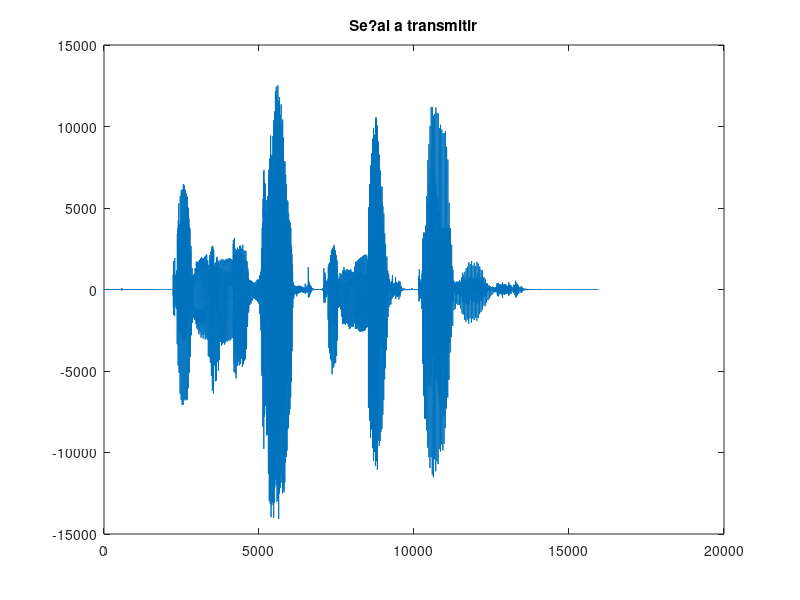

The MATLAB script that drew this image: (Note: this script raises an error after producing the figure.)
%% Practica 1 - SAC %%

%  Autores -> Manuel Moya Ferrer
%             Jose Manuel Garcia Gimenez
%             Juan Manuel Lopez Torralba


%% TRANSMISOR %%

% En este script se lleva a cabo la implementacion de un transmisor
% encargado de la comunicacion de un archivo de audio hacia un terminal
% receptor. 
% Para ello, se implementan las caracteristicas basicas de un emisor:

% - 1? Cuantizacion de la se?al.
% - 2? Codificacion de la se?al usando un codigo de linea Manchester.
% - 3? Muestreo de la se?al codificada para conseguir una segunda
% se?al adaptada a una transmision paso baja con una frecuencia superior 
% de corte de 12kHz.
% - 4? Preambulo y postambulo.
% - 5? Envio de la se?al.



%% Inicializaci?n variables

clear all

load x.txt % Cargamos la se?al de audio a transmitir.
plot (x);
title 'Se?al a transmitir';
BitsCuatizacion=8; % 2^B -1 niveles cuantizacion
Vd = 2;  % Valor de amplitud de la se?al a transmitir
guardar=0;


%% Cuantizacion de la se?al
%  En este primer apartado procedemos a cuantizar la se?al de audio
%  procedente del fichero x.txt.

[x,Xmax,Xmin]=normalizar(x); %En primer lugar, normalizamos la se?al.

quantum=(Xmax-Xmin)/(2^BitsCuatizacion-1); %Definimos el quantum para la cuantizaci?n
xCuantizada=round((x+1)/quantum)*quantum-1; %Se?al cuantizada en niveles
stem(xCuantizada)


% Obtenemos el error de cuantizacion
errorCuantizacionEnTransmisor=x-xCuantizada;
SNRenTransmisor=10*log10((x'*x)/(errorCuantizacionEnTransmisor'*errorCuantizacionEnTransmisor));


% Asignamos un codigo de bits a cada nivel de cuantizacion, de manera que
% obtenemos la se?al cuantizada en la cual cada muestra corresponde a un
% nivel de cuantizacion definido por 8 bits.

% En primer lugar obtenemos los diferentes niveles de la se?al cuantizada
% mediante la funcion unique, ordenandolos posteriormente con sort.
nivelesCuantizacion=sort(unique(xCuantizada,'stable')); 
% Obtenemos el numero total de niveles de cuantizacion a partir de los bits
% utilizados
numeroTotalNivelesCuantizacion=(2^BitsCuatizacion)-1;
% Creamos una nueva matriz de 1 fila y tantas columnas como muestras en la
% se?al de audio. En el for, buscamos en la se?al cuantizada los valores de
% esta que se corresponden con el nivel de cuantizacion mas alto, asignandoles el nivel
% correspondiente en decimal, y asi sucesivamente hasta llegar al nivel 0.
palabraCodigoTXDecimal=zeros(1,length(xCuantizada));
for i=1:1:length(nivelesCuantizacion)-1
    palabraCodigoTXDecimal(find(xCuantizada(:,1)==nivelesCuantizacion(i,1)))=numeroTotalNivelesCuantizacion;
    numeroTotalNivelesCuantizacion=numeroTotalNivelesCuantizacion-1;
end

% En dicha matriz hemos asignado los niveles en decimal (7,6,...0) por lo
% que ahora pasamos dicha matriz a binario.
palabraCodigoTXBinario=dec2bin(palabraCodigoTXDecimal);
 


%% Aplicacion del codigo de linea a la se?al cuantizada.
%  Una vez que tenemos la se?al cuantizada y en binario, le aplicamos un
%  codigo de linea Manchester, de manera que no tenemos componente en
%  continua, y a su vez empleamos un algoritmo optimo para una transmision
%  en un canal paso baja.

% Creamos una nueva matriz, en la cual, mediante un for, almacenamos los
% datos de la se?al cuantizada codificados mediante la funcion
% bin2manchester.
datosCodificadosTX=[];
for fila=1:1:length(palabraCodigoTXBinario)
    datosCodificadosTX = strcat(datosCodificadosTX,bin2manchester(palabraCodigoTXBinario(fila,:)));
end


%% Preambulo y post-ambulo 
%  Una vez que tenemos la se?al codificada, hemos de a?adirle una seccion
%  de codigo caracteristica que defina donde comienza nuestra se?al y donde
%  acaba, puesto que en el receptor recibira otros datos/ruido antes y
%  despues de nuestra se?al.

% Definimos un preambulo, el cual marca donde comenzara nuestra se?al.
preambulo = [1 1 1 1 1 1 1 1 0 0 0 0 0 0 0 0 1 1 1 1 1 1 1 1 0 0 0 0 0 0 0 0];

% Definimos un post-ambulo, el cual marca donde finalizara nuestra se?al.
postambulo = [0 0 0 0 0 0 0 0 1 1 1 1 1 1 1 1 0 0 0 0 0 0 0 0 1 1 1 1 1 1 1 1];

% Pasamos la matriz de string a int.
datosCodificadosTX = str2num(datosCodificadosTX')';
% A?adimos las delimitaciones de la se?al
datosCodificadosTX = [ preambulo datosCodificadosTX postambulo ] ;

%% Adaptacion de la se?al para su envio a BW=12kHz y Fs=48kHz
%  Para ello, sustituimos los valores 1 de la se?al por 1 1 1 1 asi como
%  los valores cero por -1 -1 -1 -1. De esta manera conseguimos transmitir
%  sin componente en continua (conjuntamente con el codigo Manchester)
senalAnalogicaTX = reshape(bsxfun(@minus, 2*datosCodificadosTX, ones(4,1)), 1, []); 


%% Transmision de la se?al por la tarjeta de sonido

disp('Presiona tecla espacio para iniciar la transmision');
pause();
% Usamos la funcion sound, indicandole que la Fs=48kHz.
sound(senalAnalogicaTX,48000);


